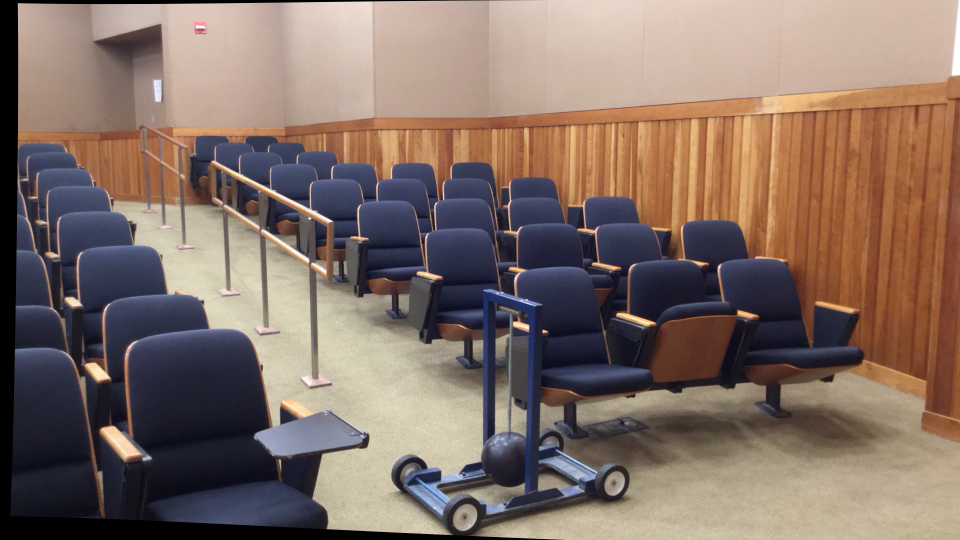
#> input picture pendulum1/im0.png, 1920 x 1080 px, given as the content of the folder data, which was not available (shown at 1/2 size)
$ python main2.py
#> lines starting #> are read from the running program, lines starting #| are printed output that depends on the picture; long printed decimals are rounded; pictures that were not available may be replaced by others from this repository, and a replacement may not be noted
### calibration.py
import math
import cv2
import random as rd
import numpy as np

# [11 lines left out: function depth_from_disparity_map, not called in this run]


### compute F-matrix using 8-point algo
def get_F_matrix(list_kp1, list_kp2):

    A = np.zeros([len(list_kp1), 9])

    for i in range(len(list_kp1)):
        x1, y1 = list_kp1[i][0], list_kp1[i][1]
        x2, y2 = list_kp2[i][0], list_kp2[i][1]
        A[i] = np.array([x1*x2, x1*y2, x1, y1*x2, y1*y2, y1, x2, y2, 1])

    U, s, Vt = np.linalg.svd(A)
    F = Vt[-1,:]
    F = F.reshape(3,3)

    # Downgrading the rank of F matrix from 3 to 2
    Uf, Df, Vft = np.linalg.svd(F)
    Df[2] = 0
    s = np.zeros((3,3))
    for i in range(3):
        s[i][i] = Df[i]

    F = np.dot(Uf, np.dot(s, Vft))
    return F


### Using RANSAC to find best F-matrix
def best_F_matrix(kp_list):

    kp_left = kp_list[0]
    kp_right = kp_list[1]
    pairs = list(zip(kp_left, kp_right))

    max_inliers = 20
    threshold = 0.05

    Best_F = get_F_matrix(kp_left , kp_right)


    for i in range(1000):
        pairs = rd.sample(pairs, 8)
        rd_list_kp1, rd_list_kp2 = zip(*pairs)
        F = get_F_matrix(rd_list_kp1, rd_list_kp2)
        tmp_inliers_img1 = []
        tmp_inliers_img2 = []

        for i in range(len(kp_left)):
            img1_x = np.array([kp_left[i][0], kp_left[i][1], 1])
            img2_x = np.array([kp_right[i][0], kp_right[i][1], 1])
            distance = abs(np.dot(img2_x.T, np.dot(F,img1_x)))


            if distance < threshold:
                tmp_inliers_img1.append(kp_left[i])
                tmp_inliers_img2.append(kp_right[i])

        num_of_inliers = len(tmp_inliers_img1)

        if num_of_inliers > max_inliers:
            max_inliers = num_of_inliers
            Best_F = F
            inliers_img1 = tmp_inliers_img1
            inliers_img2 = tmp_inliers_img2


    return Best_F


 # Compute the essential matrix
def get_E_matrix(F, K1, K2):

    E = np.dot(K2.T, np.dot(F, K1))
    return E


def camera_alignments(E):
    U, S, Vt = np.linalg.svd(E)

    # Ensure U and Vt are proper rotation matrices
    if np.linalg.det(U) < 0:
        U *= -1
    if np.linalg.det(Vt) < 0:
        Vt *= -1

    # Construct the four possible camera matrices
    W = np.array([[0, -1, 0], [1, 0, 0], [0, 0, 1]])
    R1 = np.dot(U, np.dot(W, Vt))
    R2 = np.dot(U, np.dot(W.T, Vt))
    t1 = U[:, 2]
    t2 = -U[:, 2]

    camera_poses = [[R1, t1], [R1, t2], [R2, t1], [R2, t2]]
    return camera_poses


def best_cameras_alignment(camera_algmts, kp_1):

    max_len = 0
    # Calculating 3D points
    for algmt in camera_algmts:

        inliers = []
        for point in kp_1:
            # Chirelity check
            X = np.array([point[0], point[1], 1])
            V = X - algmt[1]

            condition = np.dot(algmt[0][2], V)
            if condition > 0:
                inliers.append(point)

        if len(inliers) > max_len:
            max_len = len(inliers)
            best_camera_algmt =  algmt

    return best_camera_algmt


# [13 lines left out: function visualize_lines, not called in this run]

### rectification.py
import numpy as np
import cv2

## make images parallel so that triangulation is easier
def rectify(img1, img2, pts1, pts2, F):

    # Stereo rectification
    h1, w1 = img1.shape[0],img1.shape[1]
    h2, w2 = img2.shape[0],img2.shape[1]

    _, H1, H2 = cv2.stereoRectifyUncalibrated(np.float32(pts1), np.float32(pts2), F, imgSize=(w1, h1))

    rectified_pts1 = np.zeros((pts1.shape), dtype=int)
    rectified_pts2 = np.zeros((pts2.shape), dtype=int)

    # Rectify the feature points
    for i in range(pts1.shape[0]):
        source1 = np.array([pts1[i][0], pts1[i][1], 1])
        new_point1 = np.dot(H1, source1)
        new_point1[0] = int(new_point1[0]/new_point1[2])
        new_point1[1] = int(new_point1[1]/new_point1[2])
        new_point1 = np.delete(new_point1, 2)
        rectified_pts1[i] = new_point1

        source2 = np.array([pts2[i][0], pts2[i][1], 1])
        new_point2 = np.dot(H2, source2)
        new_point2[0] = int(new_point2[0]/new_point2[2])
        new_point2[1] = int(new_point2[1]/new_point2[2])
        new_point2 = np.delete(new_point2, 2)
        rectified_pts2[i] = new_point2

    # Rectify the images and save them
    img1_rectified = cv2.warpPerspective(img1, H1, (w1, h1))
    img2_rectified = cv2.warpPerspective(img2, H2, (w2, h2))


    return rectified_pts1, rectified_pts2, img1_rectified, img2_rectified


### main2.py
#### Imports
import math
import cv2
import random as rd
import numpy as np
import matplotlib.pyplot as plt
import numpy as np
from numpy.linalg import svd
import os

from calibration import *
from rectification import *
from correspondence import *

import warnings
warnings.filterwarnings("ignore")


## Camera Parameters
K1 = np.array([[5299.313,  0,   1263.818],
                [0,      5299.313, 977.763],
                [0,          0,       1   ]])
K2 = np.array([[5299.313,   0,    1438.004],
            [0,      5299.313,  977.763 ],
            [0,           0,      1     ]])


dir= "data"

for image_dir in os.listdir(dir):
  # if(image_dir=="artroom1" or image_dir=="artroom2" or image_dir=="bandsaw1" or image_dir=="curule1"
  #    or image_dir=="ladder2" or image_dir=="octogons1" or image_dir=="octogons2" or image_dir=="pendulum1" or image_dir=="pendulum2" or image_dir=="skates2" or image_dir=="skiboots1"):
  #   continue

  print(image_dir)
  img1 = cv2.imread(dir + "/" + image_dir + "/im0.png")
#> img1 is the input picture: shape (1080, 1920, 3); mean B, G, R 101.6, 110.9, 130
  img2 = cv2.imread(dir + "/" + image_dir + "/im1.png")
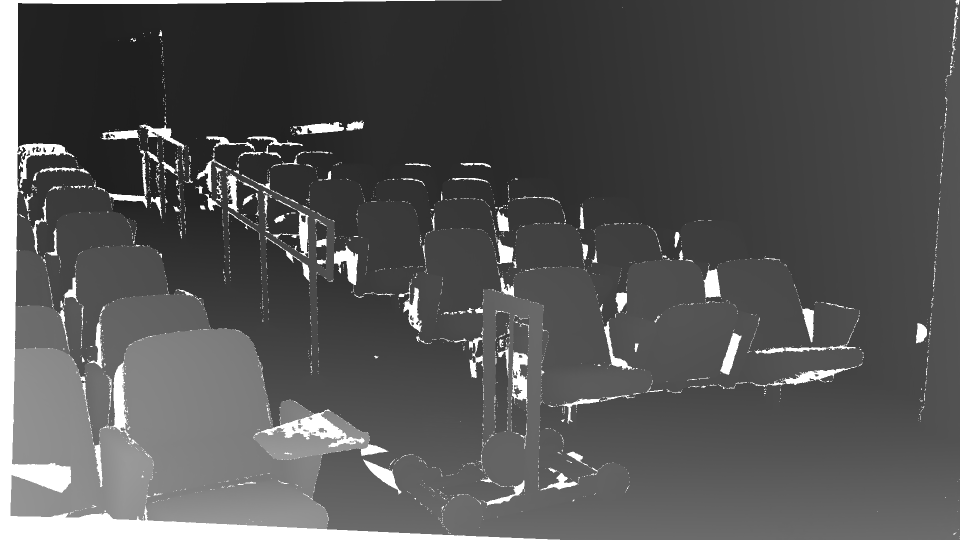
#> input picture pendulum1/disp0.png, 1920 x 1080 px, given in place of im1.png, which was not available (shown at 1/2 size)
#> img2 is the input picture: shape (1080, 1920, 3); min 25, max 255, mean 84.5

  width = int(img1.shape[1]* 0.3)
#> width = 576
  height = int(img1.shape[0]* 0.3)
#> height = 324

  img1 = cv2.resize(img1, (width, height), interpolation = cv2.INTER_AREA)
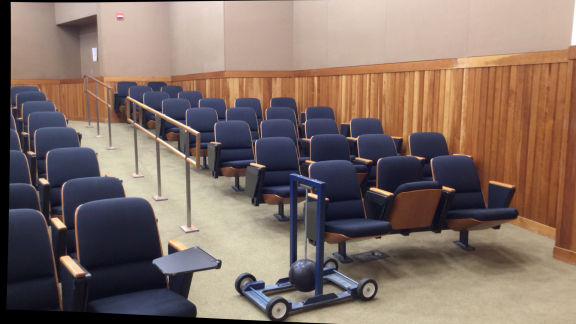
#> img1: shape (324, 576, 3); mean B, G, R 101.6, 110.9, 130
  img2 = cv2.resize(img2, (width, height), interpolation = cv2.INTER_AREA)
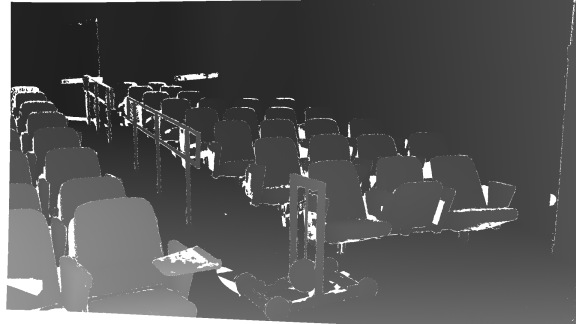
#> img2: shape (324, 576, 3); min 29, max 255, mean 84.5


  ## keypoints detection and feature matching
  orb = cv2.ORB_create(nfeatures=10000)

  # find the keypoints and descriptors with ORB
  kp1, des1 = orb.detectAndCompute(img1,None)
#> kp1 = 3009 keypoints; strongest (x, y, size): (64, 226, 31), (45, 181, 44.6), (316, 196, 31), (60, 225, 53.6)
  kp2, des2 = orb.detectAndCompute(img2,None)
#> kp2 = 3306 keypoints; strongest (x, y, size): (84, 118, 31), (126, 120, 31), (122, 107, 37.2), (91, 119, 31)

  # Create a BruteForce matcher object
  bf = cv2.BFMatcher(cv2.NORM_HAMMING)

  # Match the descriptors using BruteForce
  bf_matches = bf.match(des1, des2)
#> bf_matches = 3009 matches

  # Sort the matches by their distance
  bf_matches = sorted(bf_matches, key = lambda x:x.distance)
  bf_matches =bf_matches[:30]
#> bf_matches = 30 matches

  # Draw the matches
  img_with_keypoints = cv2.drawMatches(img1, kp1, img2, kp2, bf_matches[:10], None, flags=cv2.DrawMatchesFlags_NOT_DRAW_SINGLE_POINTS)
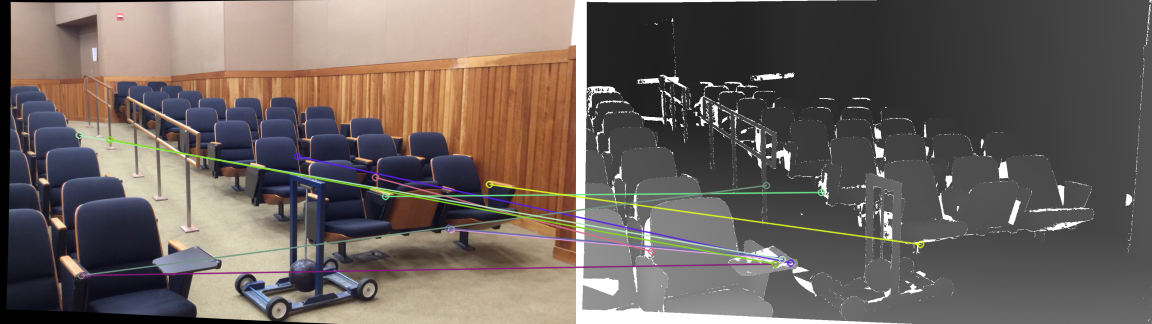
#> img_with_keypoints: shape (324, 1152, 3); mean B, G, R 93.7, 98.6, 107.8

  # Getting x,y coordinates of the matches
  kp_1 = [list(kp1[mat.queryIdx].pt) for mat in bf_matches]
#> kp_1 = 30 pairs, first value 46 to 489.6, second value 98 to 275
  kp_2 = [list(kp2[mat.trainIdx].pt) for mat in bf_matches]
#> kp_2 = 30 pairs, first value 65.66 to 348, second value 58.8 to 266.4


  # print(kp_1)
  # print(kp_2)


  ### Calculating fundamental matrix
  F = best_F_matrix([kp_1,kp_2])
#> F = [[5.53e-07, 1.64e-07, -0.00014], [-6.81e-06, -1.62e-05, 0.00542], [0.00109, 0.0031, -1]]
  print("F matrix", F)
#| F matrix [[ 5.52746477e-07  1.64486088e-07 -1.39920597e-04]
#|  [-6.81424323e-06 -1.61701863e-05  5.42371209e-03]
#|  [ 1.08509134e-03  3.09612510e-03 -9.99979900e-01]]
  print()


  ### Calculating essential matrix
  E = get_E_matrix(F, K1, K2)
#> in get_E_matrix, `E = np.dot(K2.T, np.dot(F, K1))`: E = [[15.52, 4.62, 3.81], [-191.4, -454.1, -100.7], [-25.35, -66.12, -14.14]]
  print("E matrix", E)
#| E matrix [[  15.523    4.619    3.813]
#|  [-191.362 -454.103 -100.681]
#|  [ -25.345   -66.125  -14.143]]
  print()


  ## getting camera alignments for E
  camera_algmts = camera_alignments(E)
#> in camera_alignments, `U, S, Vt = np.linalg.svd(E)`: U = [[-0.0213, -0.983, -0.181], [0.99, 0.0049, -0.144], [0.142, -0.182, 0.973]]; S = [508.2, 12.84, 3.55e-15]; Vt = [[-0.38, -0.903, -0.2], [-0.903, 0.409, -0.13], [0.199, 0.131, -0.971]]
#> in camera_alignments, `R1 = np.dot(U, np.dot(W, Vt))`: R1 = [[0.319, 0.873, 0.369], [0.863, -0.428, 0.267], [0.391, 0.234, -0.89]]
#> in camera_alignments, `R2 = np.dot(U, np.dot(W.T, Vt))`: R2 = [[-0.391, -0.92, -0.0187], [-0.92, 0.391, 0.0115], [-0.00332, 0.0217, -1]]
#> in camera_alignments, `t1 = U[:, 2]`: t1 = [-0.181, -0.144, 0.973]
#> in camera_alignments, `t2 = -U[:, 2]`: t2 = [0.181, 0.144, -0.973]
#> camera_algmts = 4 items

  ## getting best camera alignment with max no. of inliers
  best_alignment = best_cameras_alignment(camera_algmts, kp_1)
#> the loop in best_cameras_alignment, `for algmt in camera_algmts: ` made 4 passes
#> max_len on pass 1: 30
#> after the loop in best_cameras_alignment, `for algmt in camera_algmts:`: max_len = 30
#> best_alignment = [[[0.319, 0.873, 0.369], [0.863, -0.428, 0.267], [0.391, 0.234, -0.89]], [-0.181, -0.144, 0.973]]

  print("Rotation", best_alignment[0])
#| Rotation [[ 0.3187  0.8729   0.3694 ]
#|  [ 0.8632 -0.4283  0.2672]
#|  [ 0.3915  0.2337 -0.89]]
  print()
  print("Translation", best_alignment[1])
#| Translation [-0.1806 -0.1435  0.973 ]
  print()

  pts1 = np.int32(kp_1)
#> pts1 = 30 pairs, first value 46 to 489, second value 98 to 275
  pts2 = np.int32(kp_2)
#> pts2 = 30 pairs, first value 65 to 348, second value 58 to 266

  ## rectification
  rectified_pts1, rectified_pts2, img1_rectified, img2_rectified = rectify(img1, img2, pts1, pts2, F)
#> (the run stopped early here; a loop or call above may not have finished)
